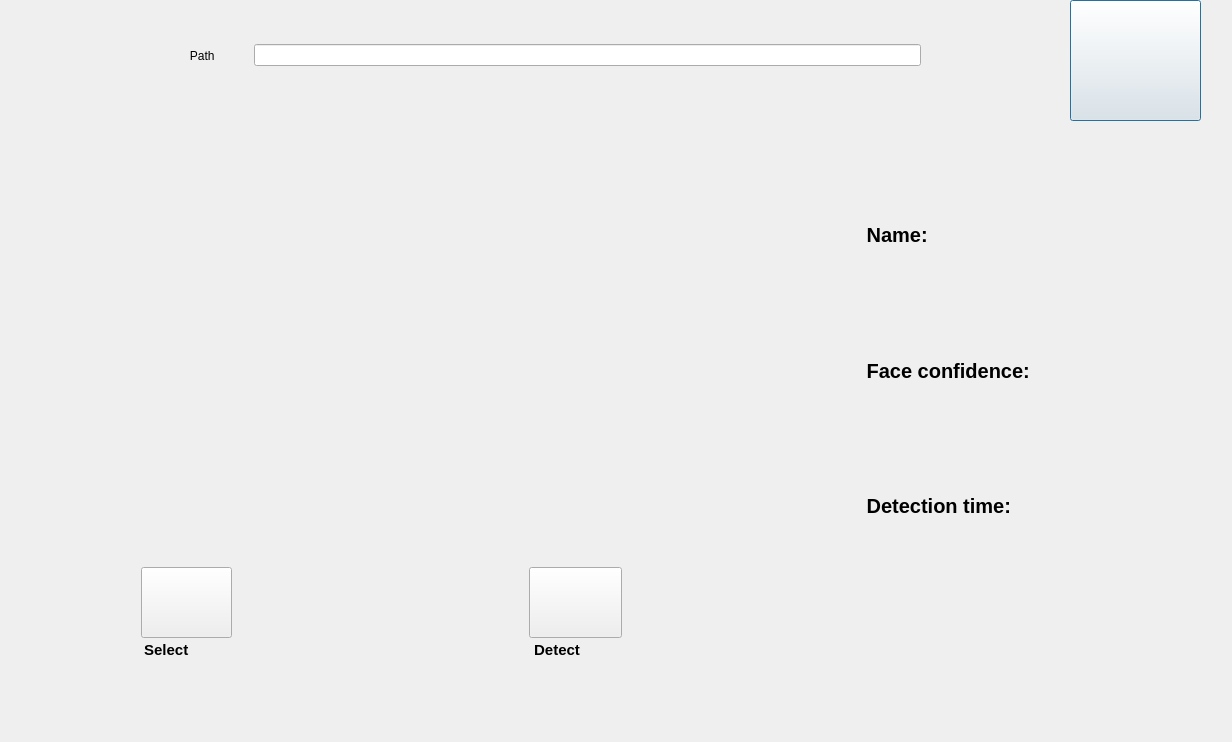
<?xml version="1.0" encoding="UTF-8"?>
<ui version="4.0">
 <class>SelectLocalImage</class>
 <widget class="QDialog" name="SelectLocalImage">
  <property name="geometry">
   <rect>
    <x>0</x>
    <y>0</y>
    <width>1232</width>
    <height>742</height>
   </rect>
  </property>
  <property name="windowTitle">
   <string>Dialog</string>
  </property>
  <property name="styleSheet">
   <string notr="true">border-image: url(:/new/icon/D:/image/bg.png);</string>
  </property>
  <widget class="QPushButton" name="btnHome">
   <property name="geometry">
    <rect>
     <x>1070</x>
     <y>0</y>
     <width>131</width>
     <height>121</height>
    </rect>
   </property>
   <property name="text">
    <string/>
   </property>
  </widget>
  <widget class="QPushButton" name="btnSelect">
   <property name="geometry">
    <rect>
     <x>141</x>
     <y>567</y>
     <width>91</width>
     <height>71</height>
    </rect>
   </property>
   <property name="text">
    <string/>
   </property>
  </widget>
  <widget class="QLabel" name="label_6">
   <property name="geometry">
    <rect>
     <x>140</x>
     <y>640</y>
     <width>91</width>
     <height>20</height>
    </rect>
   </property>
   <property name="font">
    <font>
     <pointsize>11</pointsize>
     <weight>75</weight>
     <bold>true</bold>
    </font>
   </property>
   <property name="text">
    <string> Select  </string>
   </property>
  </widget>
  <widget class="QWidget" name="layoutWidget">
   <property name="geometry">
    <rect>
     <x>160</x>
     <y>20</y>
     <width>761</width>
     <height>71</height>
    </rect>
   </property>
   <layout class="QHBoxLayout" name="horizontalLayout_2">
    <item>
     <widget class="QLabel" name="label">
      <property name="text">
       <string>         Path          </string>
      </property>
     </widget>
    </item>
    <item>
     <widget class="QLineEdit" name="lineEdit"/>
    </item>
   </layout>
  </widget>
  <widget class="QPushButton" name="btnDetect">
   <property name="geometry">
    <rect>
     <x>529</x>
     <y>567</y>
     <width>93</width>
     <height>71</height>
    </rect>
   </property>
   <property name="text">
    <string/>
   </property>
  </widget>
  <widget class="QLabel" name="label_7">
   <property name="geometry">
    <rect>
     <x>530</x>
     <y>640</y>
     <width>91</width>
     <height>20</height>
    </rect>
   </property>
   <property name="font">
    <font>
     <pointsize>11</pointsize>
     <weight>75</weight>
     <bold>true</bold>
    </font>
   </property>
   <property name="text">
    <string> Detect   </string>
   </property>
  </widget>
  <widget class="QWidget" name="layoutWidget_2">
   <property name="geometry">
    <rect>
     <x>850</x>
     <y>170</y>
     <width>351</width>
     <height>401</height>
    </rect>
   </property>
   <layout class="QVBoxLayout" name="verticalLayout">
    <item>
     <layout class="QHBoxLayout" name="horizontalLayout_3">
      <item>
       <widget class="QLabel" name="label_2">
        <property name="font">
         <font>
          <pointsize>15</pointsize>
          <weight>75</weight>
          <bold>true</bold>
         </font>
        </property>
        <property name="text">
         <string>   Name:</string>
        </property>
       </widget>
      </item>
      <item>
       <widget class="QLabel" name="labelName_2">
        <property name="font">
         <font>
          <pointsize>11</pointsize>
          <weight>75</weight>
          <bold>true</bold>
         </font>
        </property>
        <property name="text">
         <string/>
        </property>
       </widget>
      </item>
     </layout>
    </item>
    <item>
     <layout class="QHBoxLayout" name="horizontalLayout_4">
      <item>
       <widget class="QLabel" name="label_4">
        <property name="font">
         <font>
          <pointsize>15</pointsize>
          <weight>75</weight>
          <bold>true</bold>
         </font>
        </property>
        <property name="text">
         <string>   Face confidence:</string>
        </property>
       </widget>
      </item>
      <item>
       <widget class="QLabel" name="labelFaCo_2">
        <property name="font">
         <font>
          <pointsize>11</pointsize>
          <weight>75</weight>
          <bold>true</bold>
         </font>
        </property>
        <property name="text">
         <string/>
        </property>
       </widget>
      </item>
     </layout>
    </item>
    <item>
     <layout class="QHBoxLayout" name="horizontalLayout_7">
      <item>
       <widget class="QLabel" name="label_10">
        <property name="font">
         <font>
          <pointsize>15</pointsize>
          <weight>75</weight>
          <bold>true</bold>
         </font>
        </property>
        <property name="text">
         <string>   Detection time:</string>
        </property>
       </widget>
      </item>
      <item>
       <widget class="QLabel" name="labelDeTi_2">
        <property name="font">
         <font>
          <pointsize>11</pointsize>
          <weight>75</weight>
          <bold>true</bold>
         </font>
        </property>
        <property name="text">
         <string/>
        </property>
       </widget>
      </item>
     </layout>
    </item>
   </layout>
  </widget>
  <widget class="QWidget" name="layoutWidget_3">
   <property name="geometry">
    <rect>
     <x>0</x>
     <y>120</y>
     <width>781</width>
     <height>431</height>
    </rect>
   </property>
   <layout class="QHBoxLayout" name="horizontalLayout">
    <item>
     <widget class="QLabel" name="labelOrigin">
      <property name="text">
       <string/>
      </property>
     </widget>
    </item>
    <item>
     <widget class="QLabel" name="labelDetect">
      <property name="text">
       <string/>
      </property>
     </widget>
    </item>
   </layout>
  </widget>
 </widget>
 <resources/>
 <connections/>
</ui>
